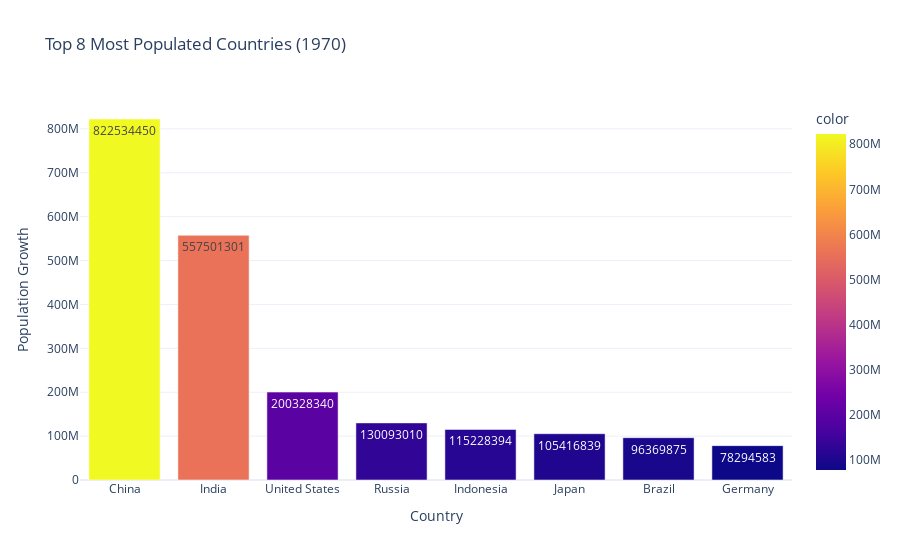

Notebook code for this chart:
### Code cell
# Top 8 most populated countries in 1970 and 2022
top_8_populated_countries_1970 = data.groupby('Country/Territory')['1970 Population'].sum().sort_values(ascending=False).head(8)
top_8_populated_countries_2022 = data.groupby('Country/Territory')['2022 Population'].sum().sort_values(ascending=False).head(8)

features = {'top_8_populated_countries_1970': top_8_populated_countries_1970,
            'top_8_populated_countries_2022': top_8_populated_countries_2022}

for feature_name, feature_data in features.items():
    year = feature_name.split('_')[-1] # Extract the year from the feature name
    fig = px.bar(x=feature_data.index,
                 y=feature_data.values,
                 text=feature_data.values,
                 color=feature_data.values,
                 title=f'Top 8 Most Populated Countries ({year})',
                 template='plotly_white')
    fig.update_layout(xaxis_title='Country',
                      yaxis_title='Population Growth')
    fig.show()

### Figure 1 — Plotly figure (JSON) as saved in the notebook; plotly's stock layout.template omitted (floating-point values rounded to 4 significant figures)
{"data": [{"alignmentgroup": "True", "hovertemplate": "x=%{x}<br>y=%{y}<br>text=%{text}<br>color=%{marker.color}<extra></extra>", "legendgroup": "", "marker": {"color": [822534450, 557501301, 200328340, 130093010, 115228394, 105416839, 96369875, 78294583], "coloraxis": "coloraxis", "pattern": {"shape": ""}}, "name": "", "offsetgroup": "", "orientation": "v", "showlegend": false, "text": [822534450, 557501301, 200328340, 130093010, 115228394, 105416839, 96369875, 78294583], "textposition": "auto", "type": "bar", "x": ["China", "India", "United States", "Russia", "Indonesia", "Japan", "Brazil", "Germany"], "xaxis": "x", "y": [822534450, 557501301, 200328340, 130093010, 115228394, 105416839, 96369875, 78294583], "yaxis": "y"}], "layout": {"barmode": "relative", "coloraxis": {"colorbar": {"title": {"text": "color"}}, "colorscale": [[0, "#0d0887"], [0.1111, "#46039f"], [0.2222, "#7201a8"], [0.3333, "#9c179e"], [0.4444, "#bd3786"], [0.5556, "#d8576b"], [0.6667, "#ed7953"], [0.7778, "#fb9f3a"], [0.8889, "#fdca26"], [1, "#f0f921"]]}, "legend": {"tracegroupgap": 0}, "title": {"text": "Top 8 Most Populated Countries (1970)"}, "xaxis": {"anchor": "y", "domain": [0, 1], "title": {"text": "Country"}}, "yaxis": {"anchor": "x", "domain": [0, 1], "title": {"text": "Population Growth"}}}}
